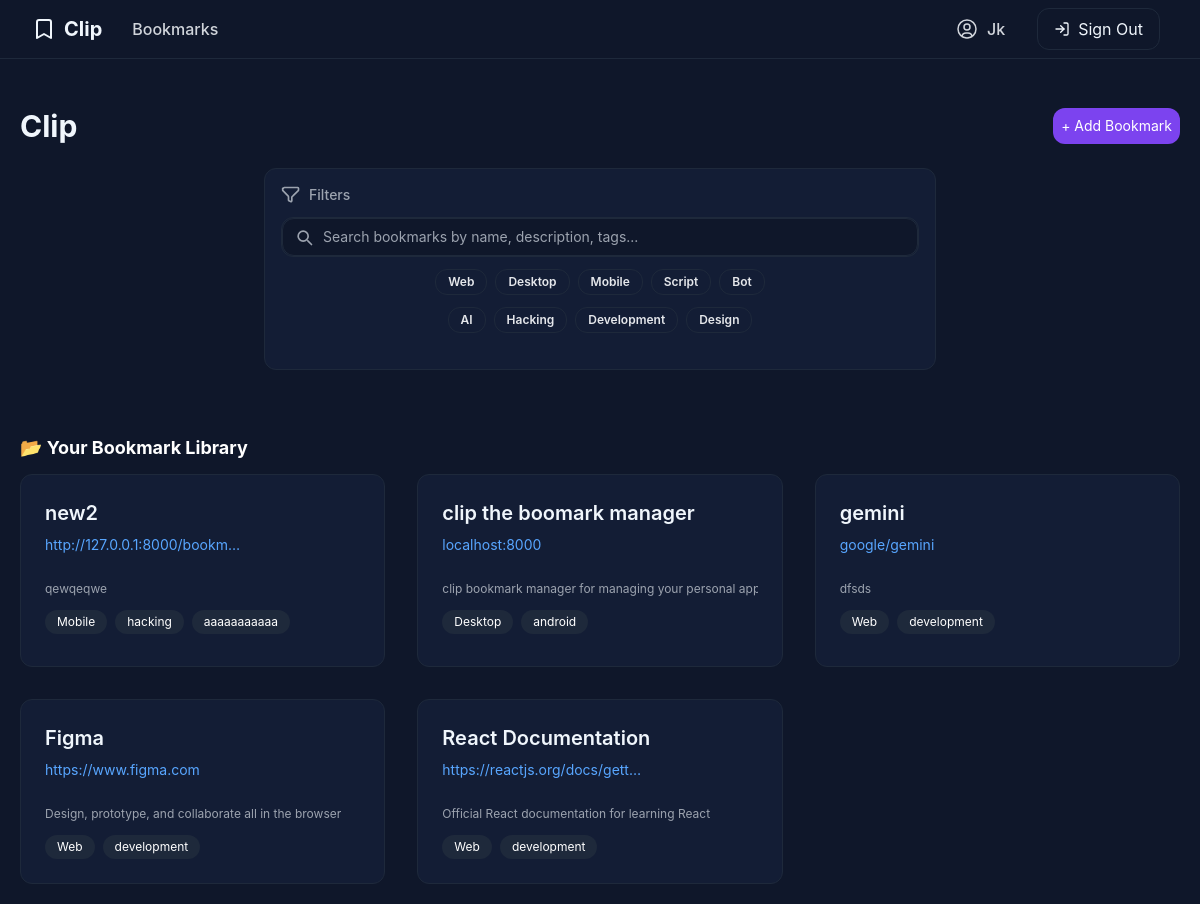
The page /bookmarks/ (signed in) on the database its author committed.
### bookmark/models.py (models this page shows)
class Bookmark(models.Model):
    CATEGORY_CHOICES = [
        ('Mobile', 'Mobile App'),
        ('Desktop', 'Desktop'),
        ('Web', 'Web App'),
        ('Bot', 'Bot'),
        ('Script','Script'),
    ]
    user = models.ForeignKey(User, on_delete=models.CASCADE)
    name = models.CharField(max_length=200)
    url = models.URLField()
    description = models.TextField(blank=True)
    platform = models.CharField(max_length=20, choices=CATEGORY_CHOICES)
    tags = models.JSONField(default=list)
    created_at = models.DateTimeField(auto_now_add=True)

### bookmark/views.py (the view)
# urls.py: path("bookmarks/", views.dashbord, name="bookmarks"),
@login_required
def dashbord(request):
    recent = Bookmark.objects.filter(user=request.user).order_by("-created_at")[:9]
    return render(request, "dashboard.html", { "bookmarks": recent})

### bookmark/templatetags/json_extras.py (called while the page is built)
@register.filter
def to_json(value):
    return json.dumps(value)

### bookmark/templates/dashboard.html (shortened to what this page needs)
{% extends 'home/base.html' %}
{% load static %}
{% load static json_extras %}
{% block content %}
<main class="p-5 md:pt-12">
    <div class="flex justify-between items-center mb-6">
        <h2 class="text-3xl font-bold">Clip</h2>
        <button id="add-openBtn" class="btn-primary text-sm text-white p-2 rounded-xl">
            + Add Bookmark</button>
    </div>
    <div class="bg-[#131D35] p-3 pb-0 rounded-xl w-full max-w-2xl mx-auto border-custom-card md:p-4 xl:p-5">
        <div class="flex items-center text-xs text-gray-400 font-medium mb-3 md:text-sm">
            Filters
        </div>
        <div class="mb-3">
            <div class="relative border-custom-card">
                <span class="absolute left-2 top-1/2 -translate-y-1/2 text-gray-400 md:left-3">
                    <svg class="h-4 w-4 md:h-5 md:w-5" width="24" height="24" xmlns="http://www.w3.org/2000/svg"
                        fill="none" viewBox="0 0 24 24" stroke="currentColor">
                        <path stroke-linecap="round" stroke-linejoin="round" stroke-width="2"
                            d="M21 21l-4.35-4.35M17 11a6 6 0 11-12 0 6 6 0 0112 0z" />
                    </svg>
                </span>
                <input id="searchInput" type="text" placeholder="Search bookmarks by name, description, tags..."
                    class="w-full pl-7 pr-3 py-2 text-xs text-gray-200 bg-theme border-custom-card  placeholder-gray-400 focus:outline-none focus:ring-2 focus:ring-purple-500 transition disabled:cursor-not-allowed disabled:opacity-50 md:text-sm md:pl-10" />
            </div>
        </div>
        <div class="mb-3">
            <div id="categoryGroup" class="flex flex-wrap justify-center gap-1 md:gap-2 xl:gap-3">
                <button
                    class="border-custom-card category-btn px-3 py-1 text-gray-200 text-[10px] font-semibold hover:text-white transition md:text-xs md:px-3 md:py-1"
                    data-category="web">
                    Web
                </button>
                <button
                    class="border-custom-card category-btn px-3 py-1 text-gray-200 text-[10px] font-semibold hover:text-white transition md:text-xs md:px-3 md:py-1"
                    data-category="desktop">
                    Desktop
                </button>
                <button
                    class="border-custom-card category-btn px-3 py-1 text-gray-200 text-[10px] font-semibold hover:text-white transition md:text-xs md:px-3 md:py-1"
                    data-category="mobile">
                    Mobile
                </button>
                <button
                    class="border-custom-card category-btn px-3 py-1 text-gray-200 text-[10px] font-semibold hover:text-white transition md:text-xs md:px-3 md:py-1"
                    data-category="script">
                    Script
                </button>
                <button
                    class="border-custom-card category-btn px-3 py-1 text-gray-200 text-[10px] font-semibold hover:text-white transition md:text-xs md:px-3 md:py-1"
                    data-category="bot">
                    Bot
                </button>
            </div>
        </div>
        <div class="mb-3">
            <div id="tagGroup" class="flex flex-wrap justify-center gap-2 xl:gap-3">
                <button
                    class="border-custom-card tag-btn px-3 py-1 text-gray-200 text-[10px] font-semibold hover:text-white transition md:text-xs md:px-3 md:py-1"
                    data-tag="ai">
                    AI
                </button>
                <button
                    class="border-custom-card tag-btn px-3 py-1 text-gray-200 text-[10px] font-semibold hover:text-white transition md:text-xs md:px-3 md:py-1"
                    data-tag="hacking">
                    Hacking
                </button>
                <button
                    class="border-custom-card tag-btn px-3 py-1 text-gray-200 text-[10px] font-semibold hover:text-white transition md:text-xs md:px-3 md:py-1"
                    data-tag="development">
                    Development
                </button>
                <button
                    class="border-custom-card tag-btn px-3 py-1 text-gray-200 text-[10px] font-semibold hover:text-white transition md:text-xs md:px-3 md:py-1"
                    data-tag="design">
                    Design
                </button>
            </div>
        </div>
    </div>
    <section id="defaultCards" class="relative">
        <h2 class="text-white font-bold text-base mt-8 md:text-lg">📂 Your Bookmark Library</h2>
        <div id="cards" class="grid grid-cols-1 gap-4 mt-3 md:grid-cols-2 md:gap-6 lg:grid-cols-3 lg:gap-8">
            {% for bm in bookmarks %}
                <div class="card p-4 md:p-6 relative cursor-pointer" data-bm-id="{{ bm.id }}"
                    data-platform="{{ bm.platform }}" data-tags='{{ bm.tags|to_json }}'>
                    <h3 class="mb-2 font-semibold text-lg md:text-xl truncate">{{ bm.name }}</h3>
                    {% if bm.url %}
                    <a href="{{ bm.url }}" target="_blank"
                        class="url inline-block text-[#58a6ff] mb-3 text-xs truncate whitespace-nowrap max-w-[200px] md:text-sm hover:underline">{{ bm.url }}</a>
                    {% endif %}
                    <p class="text-xs mb-2 mt-2 leading-[1.4] text-gray-400  truncate line-clamp-2 md:mb-3">{{ bm.description }}</p>
                    <div class="tags mt-3 flex flex-wrap gap-1 md:gap-2 max-h-[1.5rem] md:max-h-[2rem] overflow-hidden">
                        <span class="text-[10px] md:text-xs tag">{{ bm.platform }}</span>
                        {% with bm.tags|length as total_tags %}
                        {% for tag in bm.tags|slice:":3" %}
                            <span class="text-[10px] md:text-xs tag">{{ tag }}</span>
                        {% endfor %}
                        {% endwith %}
                    </div>
                </div>
            {% endfor %}
        </div>
    </section>
</main>
{% endblock %}

### bookmark/templates/home/base.html (shortened to what this page needs)
{% load static %}
<!DOCTYPE html>
<html lang="en">
<head>
    <link rel="stylesheet" href="{% static 'css/base.css' %}">
    <link href="{% static 'css/tailwind.css' %}" rel="stylesheet">
</head>
<body>
    <nav
        class="fixed top-0 left-0 flex justify-between items-center w-full z-40 py-2 px-1 bg-theme overflow-x-hidden border-b border-[hsl(217.2,32.6%,17.5%)] sm:px-4 md:px-6 lg:px-8">
        <div class="flex items-center">
            <a href="{% url 'bookmark:home' %}" class="brand transition-colors">
                <span class="logo"><svg xmlns="http://www.w3.org/2000/svg" width="24" height="24" viewBox="0 0 24 24"
                        fill="none" stroke="currentColor" stroke-width="2" stroke-linecap="round"
                        stroke-linejoin="round">
                        <path d="m19 21-7-4-7 4V5a2 2 0 0 1 2-2h10a2 2 0 0 1 2 2v16z"></path>
                    </svg> </span>
                <span class="brand-name">Clip</span>
            </a>
            {% if user.is_authenticated %}
            <a class="ml-2 px-4 py-2 text-sm font-medium text-gray-300 capitalize rounded-xl transition-colors duration-200 transform hover:bg-gray-700 md:ml-3.5 md:text-base"
                href="{% url 'bookmark:bookmarks' %}">Bookmarks</a>
        </div>
        <div class="flex items-center ">
            <a href="{% url 'accounts:profile' %}" class="flex items-center mr-2 px-4 py-2 text-sm font-medium text-gray-300 capitalize rounded-xl transition-colors duration-200 transform hover:bg-gray-700 md:text-base md:mr-4">
                <span class="truncate">{{ user.username }}</span>
            </a>
            <a href="{% url 'accounts:signout' %}"
                class="flex items-center px-3 py-2 mr-1 text-xs hover:bg-[#370c8d] rounded-xl border-custom-card md:mr-2 md:text-base md:px-4">
                Sign Out</a>
            {% endif %}
        </div>
    </nav>
    <section class="mt-[60px]">
        {% block content %} {% endblock %}
    </section>
</body>
</html>

### bookmark/static/css/base.css (style rules this page uses)
:root { --bg: #0f172a; --text: #f0f6fc; --card-bg: #131d35; --btn-bg: #7c43ef; --btn-hover: #703edb; --text-p: hsl(215, 19.6%, 63.9%); }
* { box-sizing: border-box; border-width: 0; }
.border-custom-card { border-radius: 0.75rem; border-width: 1px; border-color: hsl(217.2 32.6% 17.5%); border-style: solid; }
.bg-theme { background: var(--bg); }
body { margin: 0; font-family: -apple-system, BlinkMacSystemFont, "Segoe UI", Roboto, sans-serif; background: var(--bg); color: var(--text); }
a { text-decoration: none; color: inherit; }
.brand { display: flex; justify-content: center; align-items: center; }
.logo { font-size: 1.5rem; margin-right: 0.5rem; }
.brand-name { font-size: 1.25rem; font-weight: bold; }
.btn-primary { background: var(--btn-bg); color: #fff; padding: 0.75rem 1.5rem; border: none; border-radius: 0.75rem; cursor: pointer; }
.card { background: var(--card-bg); border-radius: 0.75rem; text-align: left; border-width: 1px; border-color: hsl(217.2 32.6% 17.5%); border-style: solid; cursor: pointer; transition: all 0.5s; }
.tag { background: #1e293b; padding: 0.25rem 0.75rem; border-radius: 999px; font-size: 0.75rem; color: white; }

### rows shown on the page
Bookmark: name "new2", url "http://127.0.0.1:8000/bookm…", description "qewqeqwe", platform "Mobile", tags "hacking" "aaaaaaaaaaa"
Bookmark: name "clip the boomark manager", url "localhost:8000", description "clip bookmark manager for managing your personal a…", platform "Desktop", tags "android"
Bookmark: name "gemini", url "google/gemini", description "dfsds", platform "Web", tags "development"
Bookmark: name "Figma", url "https://www.figma.com", description "Design, prototype, and collaborate all in the browser", platform "Web", tags "development"
Bookmark: name "React Documentation", url "https://reactjs.org/docs/gett…", description "Official React documentation for learning React", platform "Web", tags "development"

### other values the page prints
{{ user.username }} "Jk"
